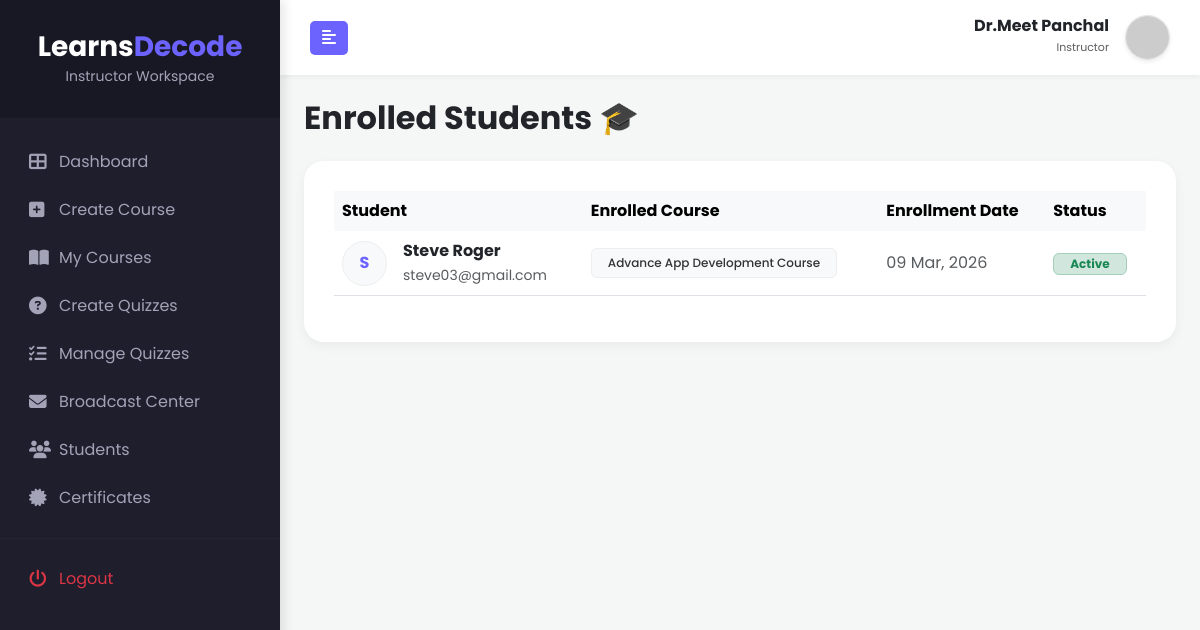
Page /instructor/manage_students.php (signed in) on the committed database.
### tables this page shows
CREATE TABLE `instructor_profiles` (
  `id` int(10) UNSIGNED NOT NULL,
  `user_id` int(10) UNSIGNED NOT NULL,
  `expertise` varchar(255) DEFAULT NULL,
  `bio` text DEFAULT NULL,
  `profile_pic` varchar(255) DEFAULT 'default-avatar.png',
  `facebook_link` varchar(255) DEFAULT NULL,
  `linkedin_link` varchar(255) DEFAULT NULL,
  `created_at` timestamp NOT NULL DEFAULT current_timestamp()
);

CREATE TABLE `users` (
  `id` int(10) UNSIGNED NOT NULL,
  `name` varchar(100) NOT NULL,
  `email` varchar(100) NOT NULL,
  `password` varchar(255) NOT NULL,
  `role` enum('student','instructor','admin') NOT NULL DEFAULT 'student',
  `created_at` timestamp NOT NULL DEFAULT current_timestamp(),
  `approved` tinyint(1) DEFAULT 1,
  `otp` varchar(10) DEFAULT NULL
);

CREATE TABLE `enrollments` (
  `id` int(10) UNSIGNED NOT NULL,
  `student_id` int(10) UNSIGNED NOT NULL,
  `course_id` int(10) UNSIGNED NOT NULL,
  `enrolled_at` timestamp NOT NULL DEFAULT current_timestamp(),
  `status` enum('active','completed','dropped') DEFAULT 'active',
  `payment_status` enum('pending','completed','failed') DEFAULT 'pending',
  `transaction_id` varchar(100) DEFAULT NULL,
  `amount` decimal(10,2) DEFAULT NULL
);

CREATE TABLE `courses` (
  `id` int(10) UNSIGNED NOT NULL,
  `instructor_id` int(10) UNSIGNED NOT NULL,
  `category_id` int(10) DEFAULT NULL,
  `title` varchar(150) NOT NULL,
  `price` decimal(10,2) DEFAULT 0.00,
  `description` text DEFAULT NULL,
  `thumbnail` varchar(255) DEFAULT NULL,
  `status` enum('draft','published') DEFAULT 'draft',
  `created_at` timestamp NOT NULL DEFAULT current_timestamp()
);

### instructor/manage_students.php (the view, shortened to what this page needs)
<?php
require '../config/config.php';
$instructor_id = $_SESSION['user_id'];
$profile_q = mysqli_query($conn ,"SELECT u.name, p.profile_pic FROM users u LEFT JOIN instructor_profiles p ON u.id = p.user_id WHERE u.id = $instructor_id");
$profile_data = mysqli_fetch_assoc($profile_q);
$p_img = (!empty($profile_data['profile_pic']) && $profile_data['profile_pic'] != 'default-avatar.png')
        ? "../uploads/profile/".$profile_data['profile_pic']
        : "https://ui-avatars.com/api/?name=".urlencode($profile_data['name'])."&background=6c63ff&color=fff";
?>
<!DOCTYPE html>
<html lang="en">
<head>
    <link href="https://cdn.jsdelivr.net/npm/bootstrap@5.3.0/dist/css/bootstrap.min.css" rel="stylesheet">
    <link rel="stylesheet" href="https://cdnjs.cloudflare.com/ajax/libs/font-awesome/6.4.0/css/all.min.css">
    <link href="https://unpkg.com/aos@2.3.1/dist/aos.css" rel="stylesheet">
</head>
<body>
<nav id="sidebar">
    <div class="sidebar-header">
        <h3 class="fw-bold text-white mb-0">Learns<span style="color:var(--primary-color)">Decode</span></h3>
        <small>Instructor Workspace</small>
    </div>
    <div class="nav-links">
        <a href="dashboard.php"><i class="fas fa-th-large"></i> Dashboard</a>
        <a href="add_course.php"><i class="fas fa-plus-square"></i> Create Course</a>
        <a href="manage_courses.php"><i class="fas fa-book-open"></i> My Courses</a>
        <a href="add_quiz.php"><i class="fas fa-question-circle"></i> Create Quizzes</a>
        <a href="manage_quizzes.php"><i class="fas fa-tasks"></i> Manage Quizzes</a>
        <a href="broadcast_center.php"><i class="fas fa-envelope"></i> Broadcast Center</a>
        <a href="manage_students.php"><i class="fas fa-users"></i> Students</a>
        <a href="manage_certificates.php"><i class="fas fa-certificate"></i> Certificates</a>
        <hr style="border-color: rgba(255,255,255,0.1)">
        <a href="../logout.php" class="text-danger"><i class="fas fa-power-off"></i> Logout</a>
    </div>
</nav>
<div id="content">
    <nav class="navbar navbar-custom d-flex justify-content-between">
        <button type="button" id="sidebarCollapse">
            <i class="fas fa-align-left"></i>
        </button>
        <div class="user-info d-flex align-items-center">
            <div class="text-end me-3 d-none d-sm-block">
                <div class="fw-bold lh-1"><?= $profile_data['name']; ?></div>
                <small class="text-muted" style="font-size: 11px;">Instructor</small>
            </div>
            <img src="<?= $p_img ?>" class="rounded-circle shadow-sm border" width="45" height="45" style="object-fit: cover;">
        </div>
    </nav>
    <div class="container-fluid p-4">
        <h2 class="fw-bold mb-4" data-aos="fade-down">Enrolled Students 🎓</h2>
        <div class="student-card" data-aos="fade-up">
            <div class="table-responsive">
                <table class="table table-hover align-middle">
                    <thead class="table-light">
                        <tr>
                            <th class="border-0">Student</th>
                            <th class="border-0">Enrolled Course</th>
                            <th class="border-0">Enrollment Date</th>
                            <th class="border-0">Status</th>
                        </tr>
                    </thead>
                    <tbody>
                        <?php
                        $enroll_sql = "SELECT u.name, u.email, c.title as course_title, e.enrolled_at
                                      FROM enrollments e
                                      JOIN users u ON e.student_id = u.id
                                      JOIN courses c ON e.course_id = c.id
                                      WHERE c.instructor_id = $instructor_id
                                      ORDER BY e.enrolled_at DESC";
                        $enroll_res = mysqli_query($conn, $enroll_sql);
                        if(mysqli_num_rows($enroll_res) > 0):
                            while($row = mysqli_fetch_assoc($enroll_res)):
                        ?>
                        <tr>
                            <td>
                                <div class="d-flex align-items-center">
                                    <div class="avatar-circle me-3 d-flex align-items-center justify-content-center bg-light rounded-circle" style="width: 45px; height: 45px; font-weight: bold; color: var(--primary-color); border: 1px solid #eee;">
                                        <?= strtoupper(substr($row['name'], 0, 1)) ?>
                                    </div>
                                    <div>
                                        <div class="fw-bold"><?= $row['name'] ?></div>
                                        <small class="text-muted"><?= $row['email'] ?></small>
                                    </div>
                                </div>
                            </td>
                            <td><span class="badge badge-course px-3 py-2"><?= $row['course_title'] ?></span></td>
                            <td><span class="text-muted"><?= date('d M, Y', strtotime($row['enrolled_at'])) ?></span></td>
                            <td><span class="badge bg-success-subtle text-success border border-success-subtle px-3">Active</span></td>
                        </tr>
                        <?php endwhile; else: ?>
                        <tr><td colspan="4" class="text-center py-5 text-muted">No students enrolled yet.</td></tr>
                        <?php endif; ?>
                    </tbody>
                </table>
            </div>
        </div>
    </div>
</div>
</body>
</html>

### instructor/manage_students.php (style rules this page uses)
:root { --sidebar-width: 280px; --primary-color: #6c63ff; --dark-bg: #1e1e2d; }
body { font-family: 'Poppins', sans-serif; background-color: #f4f7f6; overflow-x: hidden; }
#sidebar { width: var(--sidebar-width); height: 100vh; position: fixed; left: 0; top: 0; background: var(--dark-bg); color: #a2a3b7; transition: all 0.3s ease-in-out; z-index: 1000; box-shadow: 4px 0 10px rgba(0,0,0,0.1); }
.sidebar-header { padding: 30px 20px; text-align: center; background: rgba(0,0,0,0.2); }
.nav-links { padding: 20px 0; }
.nav-links a { padding: 12px 25px; display: flex; align-items: center; color: #a2a3b7; text-decoration: none; transition: 0.2s; border-left: 4px solid transparent; }
.nav-links a i { width: 30px; font-size: 1.1rem; }
#content { width: calc(100% - var(--sidebar-width)); margin-left: var(--sidebar-width); transition: all 0.3s ease-in-out; min-height: 100vh; }
.navbar-custom { background: #ffffff; padding: 15px 30px; box-shadow: 0 2px 5px rgba(0,0,0,0.05); }
#sidebarCollapse { background: var(--primary-color); border: none; color: white; padding: 5px 12px; border-radius: 5px; }
.student-card { background: white; border-radius: 20px; padding: 30px; border: none; box-shadow: 0 4px 12px rgba(0,0,0,0.05); }
.badge-course { background: #f8f9fa; color: #333; border: 1px solid #eee; font-weight: 500; }

### rows in the picture
instructor_profiles: user.name "Dr.Meet Panchal"
enrollments: student.name "S", student.name "Steve Roger", student.email "steve03@gmail.com", course.title "Advance App Development Course", enrolled_at "09 Mar, 2026"
